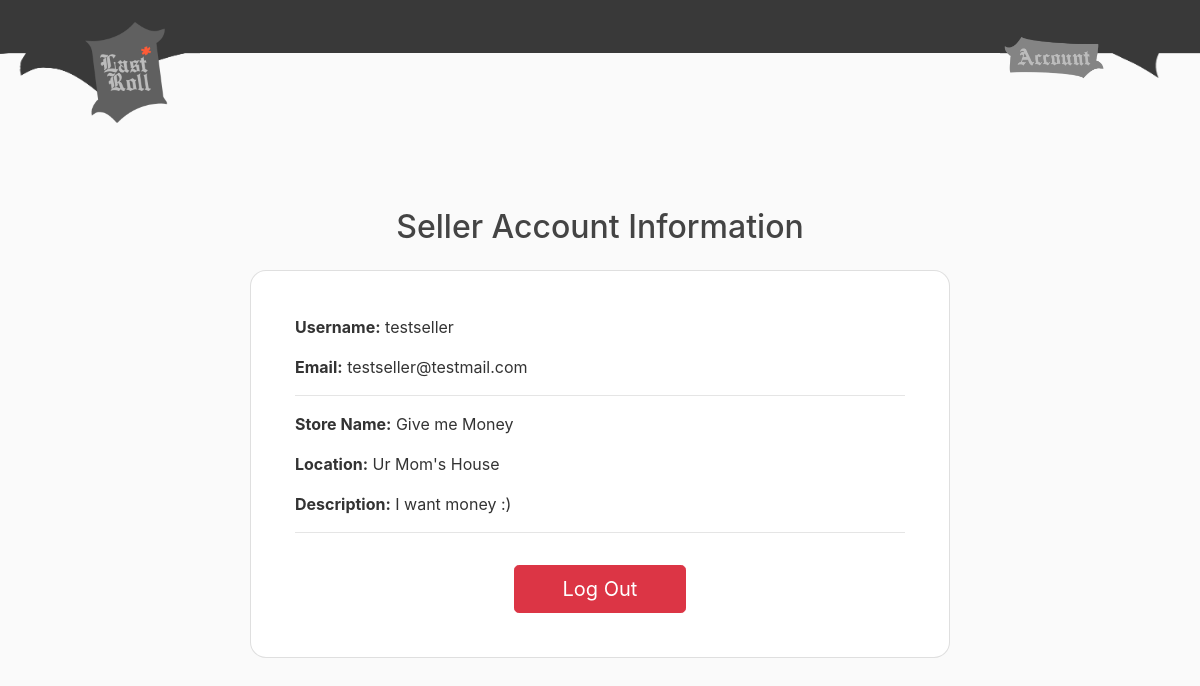
The page /selleraccount/ (signed in) on the database its author committed.
### store/models.py (models this page shows, shortened)
class SellerApplication(models.Model):
    STATUS_PENDING = 'pending'
    STATUS_APPROVED = 'approved'
    STATUS_DENIED = 'denied'
    STATUS_CHOICES = [
        (STATUS_PENDING, 'Pending'),
        (STATUS_APPROVED, 'Approved'),
        (STATUS_DENIED, 'Denied'),
    ]
    user = models.OneToOneField(User, on_delete=models.CASCADE)
    store_name = models.CharField(max_length=100)
    location = models.CharField(max_length=200)
    description = models.TextField(blank=True)
    status = models.CharField(max_length=10, choices=STATUS_CHOICES, default=STATUS_PENDING)
    submitted_at = models.DateTimeField(auto_now_add=True)

### shop/views.py (the view)
# urls.py: path('selleraccount/', views.selleraccount, name='shop-selleraccount'),
@login_required
def selleraccount(request):
    profile = request.user.profile
    if profile.role != profile.ROLE_SELLER:
        return HttpResponseForbidden("You do not have permission to view this page.")
    try:
        application = SellerApplication.objects.get(user=request.user)
    except SellerApplication.DoesNotExist:
        application = None
    context = {
        'username': request.user.username,
        'email': request.user.email,
        'store_name': getattr(application, 'store_name', 'N/A'),
        'location': getattr(application, 'location', 'N/A'),
        'description': getattr(application, 'description', 'N/A'),
        'status': getattr(application, 'status', 'N/A'),
    }
    return render(request, 'shop/selleraccount.html', context)

### shop/templates/shop/selleraccount.html (shortened to what this page needs)
{% extends "shop/base.html" %}
{% block content %}
<div class="container mt-5">
  <h2 class="text-center mb-4">Seller Account Information</h2>
  <div class="card shadow-sm p-4 mx-auto" style="max-width: 700px; border-radius: 1rem;">
    <div class="card-body">
      <div class="mb-3">
        <p><strong>Username:</strong> {{ username }}</p>
        <p><strong>Email:</strong> {{ email }}</p>
      </div>
      <hr>
      <div class="mb-3">
        <p><strong>Store Name:</strong> {{ store_name }}</p>
        <p><strong>Location:</strong> {{ location }}</p>
        <p><strong>Description:</strong> {{ description }}</p>
      </div>
      <hr>
      <div class="text-center">
        <form method="post" action="{% url 'shop-logout' %}">
          <button type="submit" class="btn btn-danger btn-lg mt-3 px-5">Log Out</button>
        </form>
      </div>
    </div>
  </div>
</div>
{% endblock %}

### shop/static/shop/main.css (style rules this page uses)
body { background: #fafafa; color: #333333; margin-top: 5rem; }
h1, h2, h3, h4, h5, h6 { color: #444444; }

### rows shown on the page
SellerApplication: store_name "Give me Money", location "Ur Mom's House", description "I want money :)"

### other values the page prints
{{ username }} "testseller"
{{ email }} "testseller@testmail.com"
